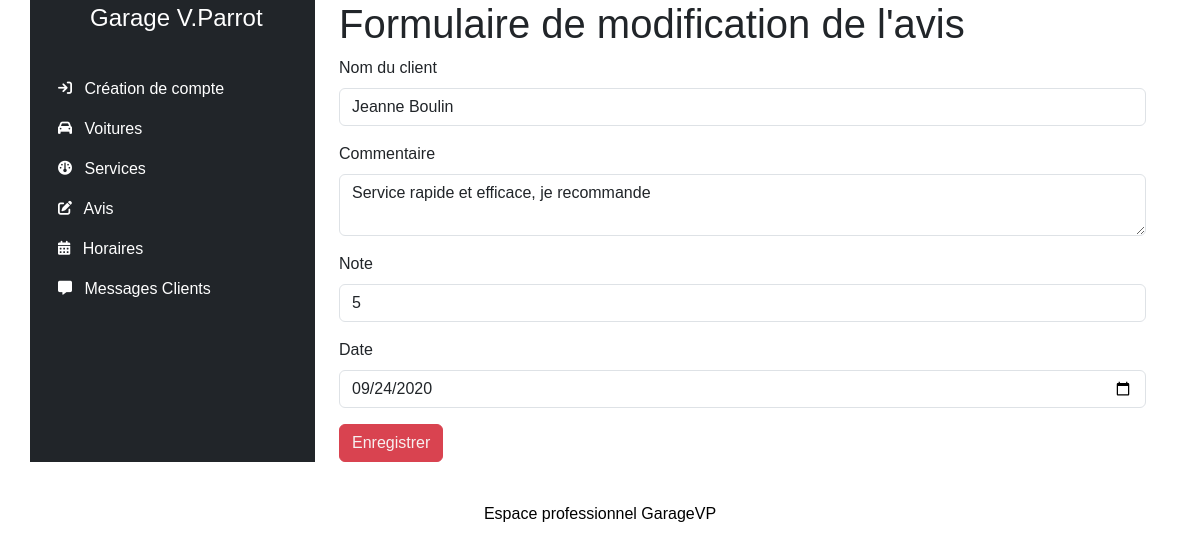
The app's page /admin/opinion.php?id=1 with its own data.
### tables this page shows
CREATE TABLE opinions(
	opinion_id INT PRIMARY KEY AUTO_INCREMENT NOT NULL,
        nameClient VARCHAR (50) NOT NULL,
        comment VARCHAR (250) NOT NULL,
	note INT NOT NULL,
        date DATE NOT NULL
);

### lib/opinion.php (called while the page is built, shortened)
<?php
function findOpinionById(PDO $pdo, int $id): ?array
{
   $sql = "SELECT * FROM opinions WHERE opinion_id = :id";
   $stmt = $pdo->prepare($sql);
   $stmt->bindParam(':id', $id, PDO::PARAM_INT);
   $stmt->execute();
   $opinion = $stmt->fetch(PDO::FETCH_ASSOC);
    return $opinion ? $opinion : null;
}

### admin/opinion.php (the view, shortened to what this page needs)
<?php
require_once __DIR__ . "/../lib/pdo.php";
require_once __DIR__ . "/../lib/opinion.php";
require_once __DIR__ . "/templates/header.php";
$opinion = [
    'nameClient' => '',
    'comment' => '',
    'note' => '',
    'date' => '',
];
if (isset($_GET['id'])) {
    $opinion = findOpinionById($pdo, $_GET['id']);
    $pageTitle = "Formulaire de modification de l'avis";
} else {
    $pageTitle = "Formulaire ajout de la l'avis";
}
?>
<h1><?= $pageTitle; ?></h1>
<?php if ($opinion !== false) { ?>
    <form method="POST" enctype="multipart/form-data">
        <div class="mb-3">
            <label for="nameClient" class="form-label">Nom du client</label>
            <input type="text" class="form-control" id="nameClient" name="nameClient" value="<?= $opinion['nameClient']; ?>" required>
        </div>
        <div class="mb-3">
            <label for="comment" class="form-label">Commentaire</label>
            <textarea class="form-control" id="comment" name="comment" required><?= $opinion['comment']; ?></textarea>
        </div>
        <div class="mb-3">
            <label for="note" class="form-label">Note</label>
            <input type="number" class="form-control" id="note" name="note" value="<?= $opinion['note']; ?>" required>
        </div>
        <div class="mb-3">
            <label for="date" class="form-label">Date</label>
            <input type="date" class="form-control" id="date" name="date" value="<?= $opinion['date']; ?>" required>
        </div>
        <input type="submit" name="saveOpinion" class="btn btn-primary" value="Enregistrer">
    </form>
<?php } ?>
<?php require_once __DIR__ . "/templates/footer.php"; ?>

### assets/css/styles.css (style rules this page uses)
:root { --primary: #D94350; --secondary: #D9777F; --success: #28a745; --danger: #dc3545; --warning: #fd7e14; --info: #17a2b8; --light: #f8f9fa; --dark: #1d1f20; --bs-nav-link-color: var(--primary); --bs-link-color: var(--primary); --bs-link-hover-color: var(--secondary); }
.btn-primary { --bs-btn-color: #f7f0f0; --bs-btn-bg: var(--primary); --bs-btn-border-color: var(--primary); --bs-btn-hover-color: #fff; --bs-btn-hover-bg: #ffc697; --bs-btn-hover-border-color: var(--secondary); --bs-btn-focus-shadow-rgb: 49,132,253; --bs-btn-active-color: #fff; --bs-btn-active-bg: #4e7277; --bs-btn-active-border-color: var(--secondary); --bs-btn-active-shadow: inset 0 3px 5px rgba(0, 0, 0, 0.125); --bs-btn-disabled-color: #fff; --bs-btn-disabled-bg: #4f4f4f; --bs-btn-disabled-border-color: #343434; }
body { font-family: 'Barlow Condensed', sans-serif; }
h1, h2 { font-family: 'Rajdhani', sans-serif; }

### records on screen
opinions: nameClient "Jeanne Boulin", comment "Service rapide et efficace, je recommande", note "5", date "09/24/2020"

### other values on screen
$data['label'] "Création de compte"
$data['label'] "Voitures"
$data['label'] "Services"
$data['label'] "Avis"
$data['label'] "Horaires"
$data['label'] "Messages Clients"
$pageTitle "Formulaire de modification de l'avis"
